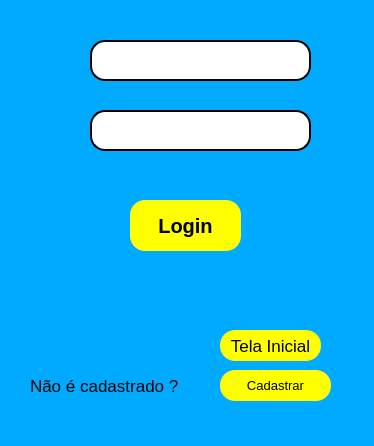
<?xml version="1.0" encoding="UTF-8"?>
<ui version="4.0">
 <class>MainWindow</class>
 <widget class="QMainWindow" name="MainWindow">
  <property name="geometry">
   <rect>
    <x>0</x>
    <y>0</y>
    <width>374</width>
    <height>446</height>
   </rect>
  </property>
  <property name="windowTitle">
   <string>MainWindow</string>
  </property>
  <property name="styleSheet">
   <string notr="true">background-color: rgb(53, 247, 176);
background-color: rgb(0, 170, 255);</string>
  </property>
  <widget class="QWidget" name="centralwidget">
   <widget class="QPushButton" name="pushButton">
    <property name="geometry">
     <rect>
      <x>130</x>
      <y>200</y>
      <width>111</width>
      <height>51</height>
     </rect>
    </property>
    <property name="font">
     <font>
      <pointsize>15</pointsize>
      <weight>75</weight>
      <italic>false</italic>
      <bold>true</bold>
     </font>
    </property>
    <property name="styleSheet">
     <string notr="true">border-radius: 15px;
border-style: outset;
background-color: rgb(255, 255, 0);</string>
    </property>
    <property name="text">
     <string>Login</string>
    </property>
   </widget>
   <widget class="QLineEdit" name="lineEdit">
    <property name="geometry">
     <rect>
      <x>90</x>
      <y>40</y>
      <width>221</width>
      <height>41</height>
     </rect>
    </property>
    <property name="styleSheet">
     <string notr="true">background-color: rgb(255, 255, 255);
border-radius: 15px;
border-style: outset;
border-width: 2px;</string>
    </property>
   </widget>
   <widget class="QLineEdit" name="lineEdit_2">
    <property name="geometry">
     <rect>
      <x>90</x>
      <y>110</y>
      <width>221</width>
      <height>41</height>
     </rect>
    </property>
    <property name="styleSheet">
     <string notr="true">background-color: rgb(255, 255, 255);
border-radius: 15px;
border-style: outset;
border-width: 2px;</string>
    </property>
   </widget>
   <widget class="QLabel" name="label">
    <property name="geometry">
     <rect>
      <x>30</x>
      <y>370</y>
      <width>151</width>
      <height>31</height>
     </rect>
    </property>
    <property name="font">
     <font>
      <pointsize>13</pointsize>
     </font>
    </property>
    <property name="text">
     <string>Não é cadastrado ?</string>
    </property>
   </widget>
   <widget class="QPushButton" name="pushButton_2">
    <property name="geometry">
     <rect>
      <x>220</x>
      <y>370</y>
      <width>111</width>
      <height>31</height>
     </rect>
    </property>
    <property name="font">
     <font>
      <pointsize>10</pointsize>
     </font>
    </property>
    <property name="styleSheet">
     <string notr="true">background-color: rgb(255, 255, 0);
border-radius: 15px;
border-style: outset;</string>
    </property>
    <property name="text">
     <string>Cadastrar</string>
    </property>
   </widget>
   <widget class="QLabel" name="label_2">
    <property name="geometry">
     <rect>
      <x>50</x>
      <y>40</y>
      <width>31</width>
      <height>41</height>
     </rect>
    </property>
    <property name="text">
     <string/>
    </property>
    <property name="pixmap">
     <pixmap>cadeado.png</pixmap>
    </property>
   </widget>
   <widget class="QLabel" name="label_3">
    <property name="geometry">
     <rect>
      <x>50</x>
      <y>110</y>
      <width>41</width>
      <height>41</height>
     </rect>
    </property>
    <property name="text">
     <string/>
    </property>
    <property name="pixmap">
     <pixmap>user.png</pixmap>
    </property>
   </widget>
   <widget class="QLabel" name="label_4">
    <property name="geometry">
     <rect>
      <x>90</x>
      <y>160</y>
      <width>201</width>
      <height>31</height>
     </rect>
    </property>
    <property name="font">
     <font>
      <pointsize>13</pointsize>
     </font>
    </property>
    <property name="text">
     <string/>
    </property>
   </widget>
   <widget class="QPushButton" name="pushButton_3">
    <property name="geometry">
     <rect>
      <x>220</x>
      <y>330</y>
      <width>101</width>
      <height>31</height>
     </rect>
    </property>
    <property name="font">
     <font>
      <pointsize>13</pointsize>
     </font>
    </property>
    <property name="styleSheet">
     <string notr="true">border-radius: 15px;
border-style: outset;
background-color: rgb(255, 255, 0);</string>
    </property>
    <property name="text">
     <string>Tela Inicial</string>
    </property>
   </widget>
   <zorder>label_2</zorder>
   <zorder>label_3</zorder>
   <zorder>pushButton</zorder>
   <zorder>lineEdit</zorder>
   <zorder>lineEdit_2</zorder>
   <zorder>label</zorder>
   <zorder>label_4</zorder>
   <zorder>pushButton_2</zorder>
   <zorder>pushButton_3</zorder>
  </widget>
  <widget class="QMenuBar" name="menubar">
   <property name="geometry">
    <rect>
     <x>0</x>
     <y>0</y>
     <width>374</width>
     <height>21</height>
    </rect>
   </property>
  </widget>
  <widget class="QStatusBar" name="statusbar"/>
 </widget>
 <resources/>
 <connections/>
</ui>
